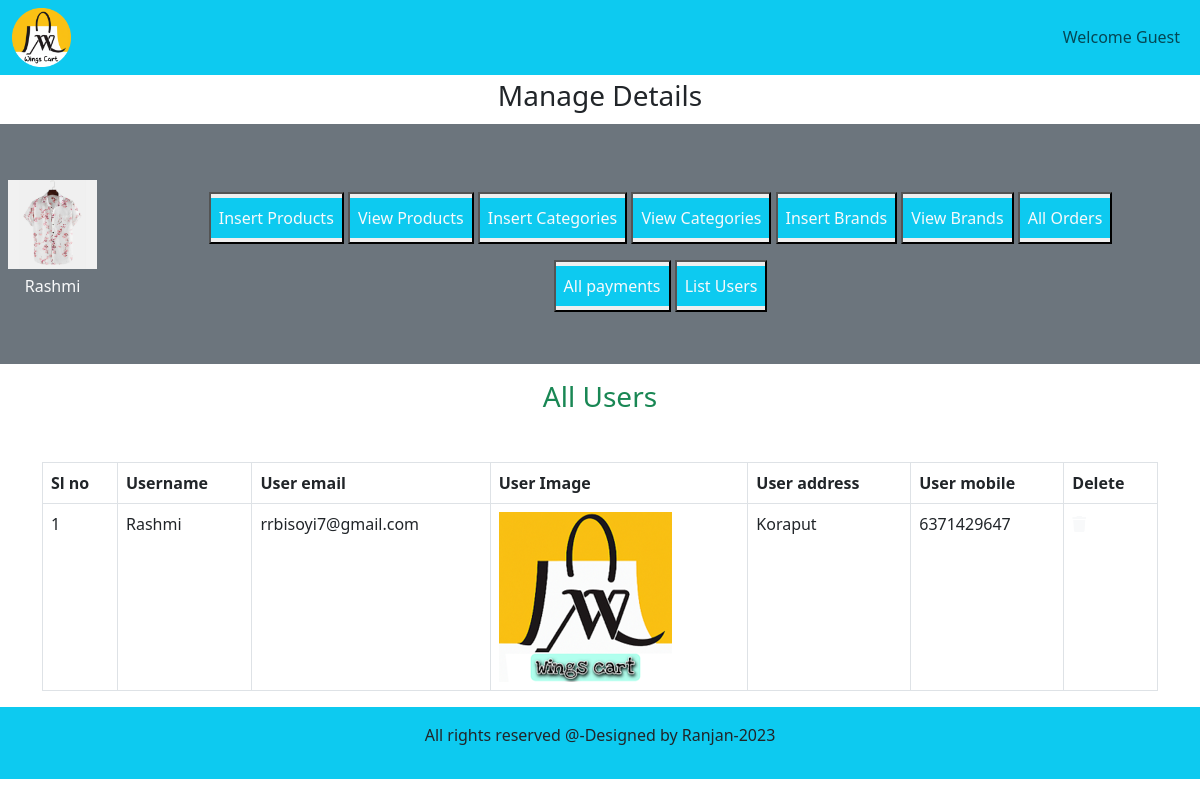
Page /admin_area/index.php?list_users on the committed database.
### tables this page shows
CREATE TABLE `user_table` (
  `user_id` int(11) NOT NULL,
  `username` varchar(100) NOT NULL,
  `user_email` varchar(100) NOT NULL,
  `user_password` varchar(255) NOT NULL,
  `user_image` varchar(255) NOT NULL,
  `user_ip` varchar(100) NOT NULL,
  `user_address` varchar(255) NOT NULL,
  `user_mobile` varchar(20) NOT NULL
);

### admin_area/list_users.php (the view, shortened to what this page needs)
<h3 class="text-center text-success">All Users</h3>
<table class="table table-bordered mt-5">
    <thead class="bg-info">
    <?php
    $get_users="SELECT * FROM `user_table`";
    $result=mysqli_query($con, $get_users);
    $row_count=mysqli_num_rows($result);
    echo " <tr>
    <th>Sl no</th>
    <th>Username</th>
    <th>User email</th>
    <th>User Image</th>
    <th>User address</th>
    <th>User mobile</th>
    <th>Delete</th>
</tr>
</thead>
<tbody class='bg-secondary text-light'>";
if($row_count==0){
    echo "<h2 class='text-danger text-center mt-5'>No Users yet</h2>";
}else{
    $number=0;
    while($row_data=mysqli_fetch_assoc($result)){
        $user_id=$row_data['user_id'];
        $username=$row_data['username'];
        $user_email=$row_data['user_email'];
        $user_image=$row_data['user_image'];
       $user_address=$row_data['user_address'];
        $user_mobile=$row_data['user_mobile'];
        $number++;
        echo " <tr>
        <td>$number</td>
        <td>$username</td>
        <td>$user_email</td>
        <td><img src='../users_area/user_images/$user_image' alt=' $user_image'</td>
        <td>$user_address</td>
        <td>$user_mobile</td>
        <td><a href='index.php?delete_user=$user_id'  type='button' class='text-light'
           data-toggle='modal' data-target='#exampleModal'><i class='fa-solid fa-trash'></i>
           </a></td>
    </tr>
        ";
    }
}
?>
    </tbody>
</table>

### style.css (style rules this page uses)
* { margin:0; padding:0; box-sizing: border-box; }

### admin_area/index.php (style rules this page uses)
body { overflow-x:hidden ; }

### rows in the picture
user_table: username "Rashmi", user_email "rrbisoyi7@gmail.com", user_image (picture), user_address "Koraput", user_mobile "6371429647"
